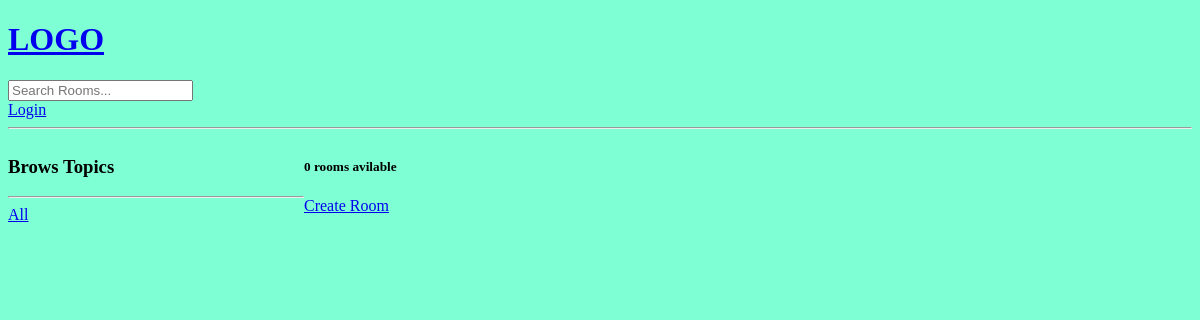
The app's page /, older data.
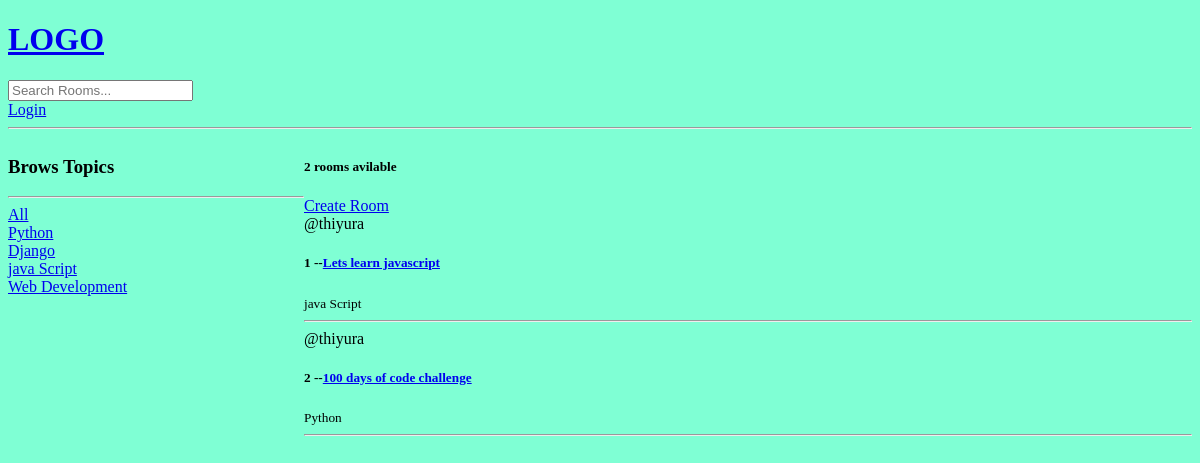
The same page, newer data.
### base/models.py (models this page shows, shortened)
class Topic(models.Model) :
    name = models.CharField(max_length=200)

class Room(models.Model):
    host= models.ForeignKey(User , on_delete=models.SET_NULL , null=True)
    topic= models.ForeignKey(Topic , on_delete=models.SET_NULL , null=True)
    name=models.CharField(max_length=200)
    description = models.TextField(null=True , blank=True)
    participants = models.ManyToManyField(User , related_name='participants',blank=True)
    updated = models.DateTimeField(auto_now=True)
    created = models.DateTimeField(auto_now_add=True)
    class Meta :
         ordering = ['-updated' , '-created']

### base/views.py (the view)
# urls.py: path('' , views.home , name="home"),
def home(request):
    q = request.GET.get('q') if request.GET.get('q') != None else ''
    rooms = Room.objects.filter(
        Q(topic__name__icontains=q) |
        Q(name__icontains=q) |
        Q(description__icontains=q)
        )
    topics = Topic.objects.all()
    room_count = rooms.count()
    room_messages = Message.objects.filter(Q(room__topic__name__icontains =q))
    context = {'rooms' : rooms , 'topics' : topics ,
                'room_count' : room_count , 'room_messages' : room_messages}
    return render(request , 'base/home.html',context )

### base/templates/base/home.html (shortened to what this page needs)
{% extends 'main.html' %}
{% block content %}
<dev class="home-container">
    <div>
        <h3>Brows Topics</h3>
        <hr>
        <div>
            <a href="{% url 'home' %}">All</a>
        </div>
        {% for topic in topics %}
            <div>
                <a href="{% url 'home' %}?q={{topic.name}}">{{topic.name}}</a>
            </div>
        {% endfor %}
    </div>
    <div>
        <h5>{{room_count}} rooms avilable</h5>
        <a href="{% url 'create-room' %}">Create Room</a>
        <div>
            {% for room in rooms %}
            <div>
                <span>@{{room.host.username}}</span>
                <h5>{{room.id}} --<a href="{% url 'room' room.id%}">{{room.name}}</a> </h5>
                <small>{{room.topic.name}}</small>
                <hr>
            </div>
            {% endfor %}
        </div>
    </div>
</dev>
{% endblock content %}

Row changes from the older to the newer data that the page shows:
added Topic: name "Python"
added Topic: name "Django"
added Topic: name "java Script"
added Topic: name "Web Development"
added Room: host.username "thiyura", id "1", name "Lets learn javascript", topic.name "java Script"
added Room: host.username "thiyura", id "2", name "100 days of code challenge", topic.name "Python"
Text that changed along with them:
{{ room_count }}: "0" → "2"
